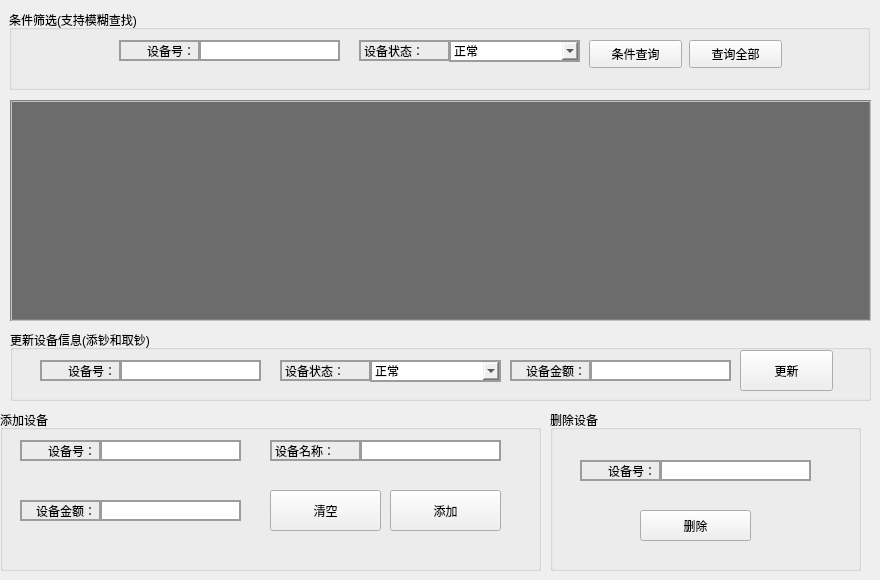
    <widget class="QWidget" name="ATMPage">
     <widget class="QTableView" name="tableView_ATMEquit">
      <property name="geometry">
       <rect>
        <x>10</x>
        <y>100</y>
        <width>861</width>
        <height>221</height>
       </rect>
      </property>
      <property name="styleSheet">
       <string notr="true">QTableView QTableCornerButton::section {
   /*  background: red;
    border: 2px outset red;*/
    color: red;
    background-color: rgb(64, 64, 64);
    border: 5px solid #f6f7fa;
    border-radius:0px;
    border-color: rgb(64, 64, 64);
 }

 QTableView {
    color: white;                                      /*表格内文字颜色*/
    /*gridline-color: black;                              /*表格内框颜色*/
	gridline-color: rgb(180, 180, 180);
    background-color: rgb(108, 108, 108);               /*表格内背景色*/
    alternate-background-color: rgb(64, 64, 64);
    selection-color: white;                             /*选中区域的文字颜色*/
    selection-background-color: rgb(77, 77, 77);        /*选中区域的背景色*/
    border: 2px groove gray;
    border-radius: 0px;
    padding: 2px 4px;
}

QHeaderView {
    color: white;
    font: bold 10pt;
    background-color: rgb(108, 108, 108);
    border: 0px solid rgb(144, 144, 144);
    border:0px solid rgb(191,191,191);
    border-left-color: rgba(255, 255, 255, 0);
    border-top-color: rgba(255, 255, 255, 0);
    border-radius:0px;
    min-height:29px;
}

QHeaderView::section {
    color: white;
    background-color: rgb(64, 64, 64);
    border: 5px solid #f6f7fa;
    border-radius:0px;
    border-color: rgb(64, 64, 64);
} </string>
      </property>
      <attribute name="verticalHeaderVisible">
       <bool>false</bool>
      </attribute>
     </widget>
     <widget class="QGroupBox" name="groupBox_7">
      <property name="geometry">
       <rect>
        <x>9</x>
        <y>10</y>
        <width>861</width>
        <height>80</height>
       </rect>
      </property>
      <property name="styleSheet">
       <string notr="true"/>
      </property>
      <property name="title">
       <string>条件筛选(支持模糊查找)</string>
      </property>
      <widget class="QLineEdit" name="led_ATMEquiID">
       <property name="geometry">
        <rect>
         <x>190</x>
         <y>30</y>
         <width>141</width>
         <height>21</height>
        </rect>
       </property>
       <property name="styleSheet">
        <string notr="true">border-right-color: rgb(0, 0, 0);
border-color: rgb(156, 156, 156);
border-width: 2px;
border-style: solid;</string>
       </property>
       <property name="text">
        <string/>
       </property>
      </widget>
      <widget class="QLabel" name="label_42">
       <property name="geometry">
        <rect>
         <x>110</x>
         <y>30</y>
         <width>81</width>
         <height>21</height>
        </rect>
       </property>
       <property name="styleSheet">
        <string notr="true">border-right-color: rgb(0, 0, 0);
border-color: rgb(156, 156, 156);
border-width: 2px;
border-style: solid;</string>
       </property>
       <property name="text">
        <string>设备号：</string>
       </property>
       <property name="alignment">
        <set>Qt::AlignRight|Qt::AlignTrailing|Qt::AlignVCenter</set>
       </property>
      </widget>
      <widget class="QLabel" name="label_44">
       <property name="geometry">
        <rect>
         <x>350</x>
         <y>30</y>
         <width>91</width>
         <height>21</height>
        </rect>
       </property>
       <property name="styleSheet">
        <string notr="true">border-right-color: rgb(0, 0, 0);
border-color: rgb(156, 156, 156);
border-width: 2px;
border-style: solid;</string>
       </property>
       <property name="text">
        <string>设备状态：</string>
       </property>
      </widget>
      <widget class="QComboBox" name="cob_ATMState">
       <property name="geometry">
        <rect>
         <x>440</x>
         <y>30</y>
         <width>131</width>
         <height>22</height>
        </rect>
       </property>
       <property name="styleSheet">
        <string notr="true">border-right-color: rgb(0, 0, 0);
border-color: rgb(156, 156, 156);
border-width: 2px;
border-style: solid;</string>
       </property>
       <item>
        <property name="text">
         <string>正常</string>
        </property>
       </item>
       <item>
        <property name="text">
         <string>启动</string>
        </property>
       </item>
       <item>
        <property name="text">
         <string>维护</string>
        </property>
       </item>
       <item>
        <property name="text">
         <string>维修</string>
        </property>
       </item>
       <item>
        <property name="text">
         <string>关闭</string>
        </property>
       </item>
      </widget>
      <widget class="QPushButton" name="btn_ATMTJCX">
       <property name="geometry">
        <rect>
         <x>580</x>
         <y>30</y>
         <width>93</width>
         <height>28</height>
        </rect>
       </property>
       <property name="text">
        <string>条件查询</string>
       </property>
      </widget>
      <widget class="QPushButton" name="Btn_QBATM">
       <property name="geometry">
        <rect>
         <x>680</x>
         <y>30</y>
         <width>93</width>
         <height>28</height>
        </rect>
       </property>
       <property name="text">
        <string>查询全部</string>
       </property>
      </widget>
     </widget>
     <widget class="QGroupBox" name="groupBox_8">
      <property name="geometry">
       <rect>
        <x>10</x>
        <y>330</y>
        <width>861</width>
        <height>71</height>
       </rect>
      </property>
      <property name="title">
       <string>更新设备信息(添钞和取钞)</string>
      </property>
      <widget class="QLabel" name="label_43">
       <property name="geometry">
        <rect>
         <x>30</x>
         <y>30</y>
         <width>81</width>
         <height>21</height>
        </rect>
       </property>
       <property name="styleSheet">
        <string notr="true">border-right-color: rgb(0, 0, 0);
border-color: rgb(156, 156, 156);
border-width: 2px;
border-style: solid;</string>
       </property>
       <property name="text">
        <string>设备号：</string>
       </property>
       <property name="alignment">
        <set>Qt::AlignRight|Qt::AlignTrailing|Qt::AlignVCenter</set>
       </property>
      </widget>
      <widget class="QPushButton" name="btn_ATMEquitUpdate">
       <property name="geometry">
        <rect>
         <x>730</x>
         <y>20</y>
         <width>93</width>
         <height>41</height>
        </rect>
       </property>
       <property name="text">
        <string>更新</string>
       </property>
      </widget>
      <widget class="QLineEdit" name="led_ATMEquiID_2">
       <property name="geometry">
        <rect>
         <x>110</x>
         <y>30</y>
         <width>141</width>
         <height>21</height>
        </rect>
       </property>
       <property name="styleSheet">
        <string notr="true">border-right-color: rgb(0, 0, 0);
border-color: rgb(156, 156, 156);
border-width: 2px;
border-style: solid;</string>
       </property>
       <property name="text">
        <string/>
       </property>
       <property name="readOnly">
        <bool>true</bool>
       </property>
      </widget>
      <widget class="QComboBox" name="cob_ATMEquiState">
       <property name="geometry">
        <rect>
         <x>360</x>
         <y>30</y>
         <width>131</width>
         <height>22</height>
        </rect>
       </property>
       <property name="styleSheet">
        <string notr="true">border-right-color: rgb(0, 0, 0);
border-color: rgb(156, 156, 156);
border-width: 2px;
border-style: solid;</string>
       </property>
       <item>
        <property name="text">
         <string>正常</string>
        </property>
       </item>
       <item>
        <property name="text">
         <string>启动</string>
        </property>
       </item>
       <item>
        <property name="text">
         <string>维修</string>
        </property>
       </item>
       <item>
        <property name="text">
         <string>维护</string>
        </property>
       </item>
       <item>
        <property name="text">
         <string>关闭</string>
        </property>
       </item>
      </widget>
      <widget class="QLabel" name="label_45">
       <property name="geometry">
        <rect>
         <x>270</x>
         <y>30</y>
         <width>91</width>
         <height>21</height>
        </rect>
       </property>
       <property name="styleSheet">
        <string notr="true">border-right-color: rgb(0, 0, 0);
border-color: rgb(156, 156, 156);
border-width: 2px;
border-style: solid;</string>
       </property>
       <property name="text">
        <string>设备状态：</string>
       </property>
      </widget>
      <widget class="QLabel" name="label_46">
       <property name="geometry">
        <rect>
         <x>500</x>
         <y>30</y>
         <width>81</width>
         <height>21</height>
        </rect>
       </property>
       <property name="styleSheet">
        <string notr="true">border-right-color: rgb(0, 0, 0);
border-color: rgb(156, 156, 156);
border-width: 2px;
border-style: solid;</string>
       </property>
       <property name="text">
        <string>设备金额：</string>
       </property>
       <property name="alignment">
        <set>Qt::AlignRight|Qt::AlignTrailing|Qt::AlignVCenter</set>
       </property>
      </widget>
      <widget class="QLineEdit" name="led_balance">
       <property name="geometry">
        <rect>
         <x>580</x>
         <y>30</y>
         <width>141</width>
         <height>21</height>
        </rect>
       </property>
       <property name="styleSheet">
        <string notr="true">border-right-color: rgb(0, 0, 0);
border-color: rgb(156, 156, 156);
border-width: 2px;
border-style: solid;</string>
       </property>
       <property name="text">
        <string/>
       </property>
      </widget>
     </widget>
     <widget class="QGroupBox" name="groupBox_9">
      <property name="geometry">
       <rect>
        <x>550</x>
        <y>410</y>
        <width>311</width>
        <height>161</height>
       </rect>
      </property>
      <property name="title">
       <string>删除设备</string>
      </property>
      <widget class="QLineEdit" name="led_ATMEquitID_2">
       <property name="geometry">
        <rect>
         <x>110</x>
         <y>50</y>
         <width>151</width>
         <height>21</height>
        </rect>
       </property>
       <property name="styleSheet">
        <string notr="true">border-right-color: rgb(0, 0, 0);
border-color: rgb(156, 156, 156);
border-width: 2px;
border-style: solid;</string>
       </property>
       <property name="text">
        <string/>
       </property>
      </widget>
      <widget class="QPushButton" name="btn_ATMEquitDelete">
       <property name="geometry">
        <rect>
         <x>90</x>
         <y>100</y>
         <width>111</width>
         <height>31</height>
        </rect>
       </property>
       <property name="text">
        <string>删除</string>
       </property>
      </widget>
      <widget class="QLabel" name="label_47">
       <property name="geometry">
        <rect>
         <x>30</x>
         <y>50</y>
         <width>81</width>
         <height>21</height>
        </rect>
       </property>
       <property name="styleSheet">
        <string notr="true">border-right-color: rgb(0, 0, 0);
border-color: rgb(156, 156, 156);
border-width: 2px;
border-style: solid;</string>
       </property>
       <property name="text">
        <string>设备号：</string>
       </property>
       <property name="alignment">
        <set>Qt::AlignRight|Qt::AlignTrailing|Qt::AlignVCenter</set>
       </property>
      </widget>
     </widget>
     <widget class="QGroupBox" name="groupBox_10">
      <property name="geometry">
       <rect>
        <x>0</x>
        <y>410</y>
        <width>541</width>
        <height>161</height>
       </rect>
      </property>
      <property name="title">
       <string>添加设备</string>
      </property>
      <widget class="QPushButton" name="btn_TJATMQuit">
       <property name="geometry">
        <rect>
         <x>390</x>
         <y>80</y>
         <width>111</width>
         <height>41</height>
        </rect>
       </property>
       <property name="text">
        <string>添加</string>
       </property>
      </widget>
      <widget class="QLabel" name="label_48">
       <property name="geometry">
        <rect>
         <x>270</x>
         <y>30</y>
         <width>91</width>
         <height>21</height>
        </rect>
       </property>
       <property name="styleSheet">
        <string notr="true">border-right-color: rgb(0, 0, 0);
border-color: rgb(156, 156, 156);
border-width: 2px;
border-style: solid;</string>
       </property>
       <property name="text">
        <string>设备名称：</string>
       </property>
      </widget>
      <widget class="QLabel" name="label_49">
       <property name="geometry">
        <rect>
         <x>20</x>
         <y>30</y>
         <width>81</width>
         <height>21</height>
        </rect>
       </property>
       <property name="styleSheet">
        <string notr="true">border-right-color: rgb(0, 0, 0);
border-color: rgb(156, 156, 156);
border-width: 2px;
border-style: solid;</string>
       </property>
       <property name="text">
        <string>设备号：</string>
       </property>
       <property name="alignment">
        <set>Qt::AlignRight|Qt::AlignTrailing|Qt::AlignVCenter</set>
       </property>
      </widget>
      <widget class="QLineEdit" name="led_ATMEquitID">
       <property name="geometry">
        <rect>
         <x>100</x>
         <y>30</y>
         <width>141</width>
         <height>21</height>
        </rect>
       </property>
       <property name="styleSheet">
        <string notr="true">border-right-color: rgb(0, 0, 0);
border-color: rgb(156, 156, 156);
border-width: 2px;
border-style: solid;</string>
       </property>
       <property name="text">
        <string/>
       </property>
      </widget>
      <widget class="QLabel" name="label_50">
       <property name="geometry">
        <rect>
         <x>20</x>
         <y>90</y>
         <width>81</width>
         <height>21</height>
        </rect>
       </property>
       <property name="styleSheet">
        <string notr="true">border-right-color: rgb(0, 0, 0);
border-color: rgb(156, 156, 156);
border-width: 2px;
border-style: solid;</string>
       </property>
       <property name="text">
        <string>设备金额：</string>
       </property>
       <property name="alignment">
        <set>Qt::AlignRight|Qt::AlignTrailing|Qt::AlignVCenter</set>
       </property>
      </widget>
      <widget class="QLineEdit" name="led_ATMBalance">
       <property name="geometry">
        <rect>
         <x>100</x>
         <y>90</y>
         <width>141</width>
         <height>21</height>
        </rect>
       </property>
       <property name="styleSheet">
        <string notr="true">border-right-color: rgb(0, 0, 0);
border-color: rgb(156, 156, 156);
border-width: 2px;
border-style: solid;</string>
       </property>
       <property name="text">
        <string/>
       </property>
      </widget>
      <widget class="QPushButton" name="Btn_ATMClear">
       <property name="geometry">
        <rect>
         <x>270</x>
         <y>80</y>
         <width>111</width>
         <height>41</height>
        </rect>
       </property>
       <property name="text">
        <string>清空</string>
       </property>
      </widget>
      <widget class="QLineEdit" name="led_ATMEquitName">
       <property name="geometry">
        <rect>
         <x>360</x>
         <y>30</y>
         <width>141</width>
         <height>21</height>
        </rect>
       </property>
       <property name="styleSheet">
        <string notr="true">border-right-color: rgb(0, 0, 0);
border-color: rgb(156, 156, 156);
border-width: 2px;
border-style: solid;</string>
       </property>
       <property name="text">
        <string/>
       </property>
      </widget>
     </widget>
    </widget>
